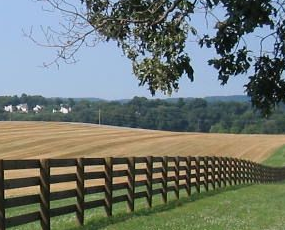
#> input picture ex3/fence_cropped.png, 285 x 230 px
$ jupyter execute ex3.ipynb   (shell and % lines are left out)
#> lines starting #> are read from the running program, lines starting #| are printed output that depends on the picture; after the words box and inside, x2 and y2 are one past the last pixel; in counts of white or black regions, pixels touching at a corner belong together
Übung 3
------------

[cell 1]
import matplotlib.pyplot as plt
import numpy as np
import numpy.linalg as linalg
import cv2

**Helper Functions**

[cell 2]
def add_noise(image, sigma):
    mean = 0
    gauss = np.random.normal(mean,sigma, image.shape)
    noisy = image + gauss
    noisy = np.clip(noisy, 0, 255)
    noisy = noisy.astype(np.uint16)
    return noisy

""" kwargs are passed through to plt.imshow()"""
def show_imgs(imgs, captions=None, **kwargs):
    n_imgs = len(imgs)
    if not captions:
        captions = ["" for _ in range(n_imgs)]
    assert n_imgs == len(captions), "imgs and captions have different lengths!"
    fig, axes = plt.subplots(1, n_imgs)
    fig.set_size_inches(8 * n_imgs, 10.5)
    axes = np.array(axes).reshape(-1) #subplots(...) doesn't return a list if n_imgs==1
    for idx, ax in enumerate(axes):
        img = imgs[idx]
        is_gray = len(img.shape) == 2 and not 'cmap' in kwargs
        if is_gray:
            kwargs['cmap']='gray'
        ax.imshow(imgs[idx], **kwargs)
        ax.set_title(captions[idx])
        ax.axis('off')
    fig.tight_layout()

[cell 3]
# prepare images
# filename = "fence.png"
filename = "fence_cropped.png"# use a cropped image to reduce computation time
img = cv2.imread(filename)
#> img is the input picture: shape (230, 285, 3); mean B, G, R 112.5, 119.1, 111.2
resolution = np.array(img.shape[:2])
#> resolution = [230, 285]
img = cv2.cvtColor(img, cv2.COLOR_BGR2RGB)
img_gray = cv2.cvtColor(img, cv2.COLOR_BGR2GRAY)
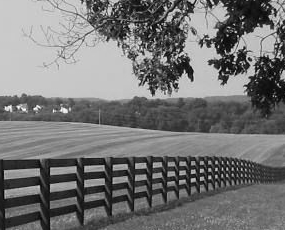
#> img_gray: shape (230, 285); min 1, max 255, mean 116.3
show_imgs(
    [img, img_gray],
    ['colored', 'gray']
)
#> in show_imgs, `n_imgs = len(imgs)`: n_imgs = 2
#> the loop in show_imgs, `for idx, ax in enumerate(axes):` made 2 passes
#> is_gray on passes 1 to 2: False, True
#> after the loop in show_imgs, `for idx, ax in enumerate(axes):`: kwargs = {'cmap': 'gray'}

### 3.1 Median-Filter (10 Punkte)
Der Median-Filter ist ein einfacher nichtlinearer Filter, der sich gut eignet, um bestimmte Arten von
Bildrauschen zuentfernen.

* Implementiere einen Median-Filter, ohne medianBlur zu verwenden.

[cell 4]
median_2d_vectorized = np.vectorize(np.median, signature='(n,m)->()')
def median_filter(in_img, k_size):
#> called with k_size = 5
    assert len(in_img.shape) == 2, "img must be 2D"
    out_shape = np.array(in_img.shape) - [k_size, k_size] + [1, 1]
#> out_shape = [226, 281]
    neighborhoods = np.array([[
        in_img[row:row+k_size, col:col+k_size]
        for col in range(out_shape[1]) ]
        for row in range(out_shape[0])])
    out_img = median_2d_vectorized(neighborhoods)
    return out_img

* Wende den Median-Filter auf ein Graustufenbild an.

[cell 5]
img_gray_noisy = add_noise(img_gray, 80)
img_gray_filtered_5 = median_filter(img_gray_noisy, 5)
img_gray_filtered_20 = median_filter(img_gray_noisy, 20)
#> call 2 of median_filter, with k_size = 20
#> in median_filter (call 2), `out_img = median_2d_vectorized(neighborhoods)`:
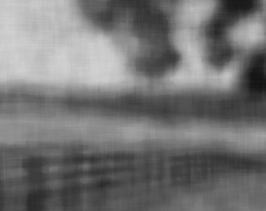
#> out_img: shape (211, 266) float64; min 19, max 210.5, mean 116.2
show_imgs(
    [img_gray_noisy, img_gray_filtered_5, img_gray_filtered_20],
    ["noisy", "filtered(k_size=5)", "filtered(k_size=20)"])
#> the loop in show_imgs (call 2), `for idx, ax in enumerate(axes):` made 3 passes

* Wende den Median-Filter auf die einzelnen Kanäle eines Farbbilds an

[cell 6]
kernel_size = 5
img_noisy = add_noise(img, 30)
r_channel = img_noisy[:,:,0]
g_channel = img_noisy[:,:,1]
b_channel = img_noisy[:,:,2]
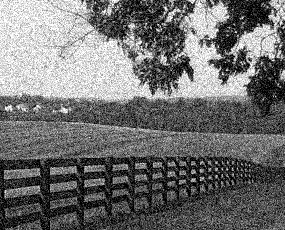
#> b_channel: shape (230, 285) uint16; min 0, max 255, mean 112.4
channels = [r_channel, g_channel, b_channel]
filtered_resolution = resolution - [kernel_size, kernel_size] + [1, 1]
#> filtered_resolution = [226, 281]
channelwise_median = np.zeros([*filtered_resolution, 3], dtype=np.uint16)
for idx, ch in enumerate(channels):
    channelwise_median[:,:,idx] = median_filter(ch, kernel_size)
#> this loop made 3 passes
#> pass 1, in median_filter (call 3), `out_img = median_2d_vectorized(neighborhoods)`:
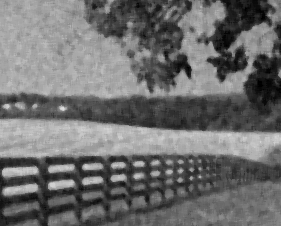
#> out_img: shape (226, 281) float64; min 0, max 223, mean 110.5
#> after the loop:
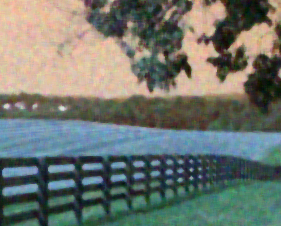
#> channelwise_median: shape (226, 281, 3) uint16; mean of channels 0, 1, 2 110.5, 118.3, 111.9; drawn as B, G, R
show_imgs([img, img_noisy], ['original', 'noisy'])
show_imgs([channelwise_median], ['channelwise_median'])
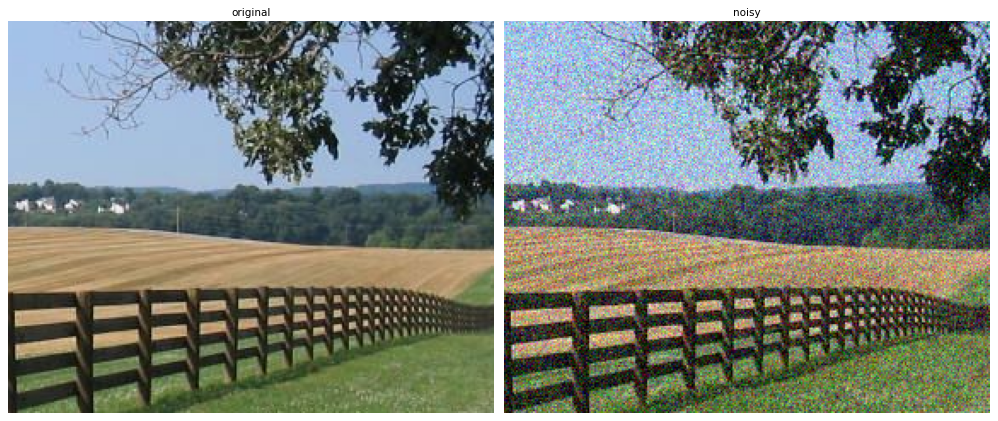
#> figure drawn by matplotlib, 2 panels

* Wie kann man ungewollte Farbverschiebungen vermeiden?

Nur ganze Pixel aus dem Bild nehmen, nicht "mischen".
Problem: Median eines Vektors $[r, g, b]^T$
Siehe [Wikipedia](https://de.wikipedia.org/wiki/Vektor-Medianfilter)
**TODO: implementieren**

* Für welche Arten von Rauschen eignet sich der Median-Filter gut, für welche nicht?

**TODO**

### 3.2 Hough-Transformation (10 Punkte)
Die Hough-Transformation kann für das Finden von Linien in Bildern verwendet werden.
In dieser Aufgabe sollst du die Hough-Transformation implementieren ohne die Funktionen HoughLines
oder HoughLinesP zu verwenden.

* Erzeuge ein Kantenbild. Verwende dazu einen Filter deiner Wahl. Begründe die Wahl des Kantendetektors.

[cell 7]
edges = cv2.Canny(img_gray, 100, 200)
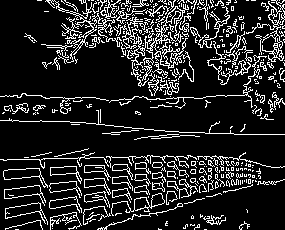
#> edges: shape (230, 285); 15% white in thin lines or dots
show_imgs([img_gray, edges], ['original', 'edges'])

* Transformiere das Kantenbild in den Hough-Raum und zeige diesen in einer geeigneten Color Map
an.

[Erklärung + Beispielcode](https://alyssaq.github.io/2014/understanding-hough-transform/)

[cell 8]
os       = np.deg2rad(np.arange(-90, 90))
def hough_transform(img):
    sin_o    = np.sin(os)
    cos_o    = np.cos(os)
    max_dist = np.ceil(linalg.norm(img.shape)).astype(np.uint64)
#> max_dist = 367
    accumulator = np.zeros([int(2*max_dist), len(os)])
    points   = list(zip(*np.nonzero(img)))
#> points = 9849 pairs, first value 0 to 229, second value 0 to 284
    for x, y in points:
        for o_idx, o in enumerate(os):
            sinx, cosx = sin_o[o_idx], cos_o[o_idx]
            dist = x * cosx + y * sinx
            accumulator[int(round(dist+max_dist)), o_idx] += 1
#> this loop made 9849 passes
#> y on passes 1 to 3: 37, 38, 39
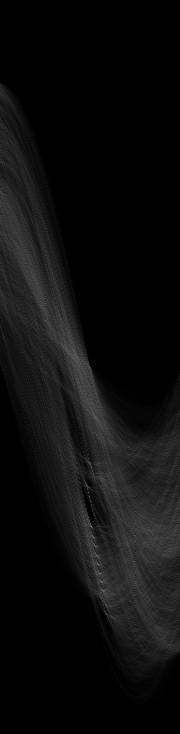
#> accumulator: shape (734, 180) float64; min 0, max 149, mean 13.4
    return accumulator

[cell 9]
hough = hough_transform(edges)
show_imgs([hough], ["hough"], cmap='magma')

*  Finde die markantesten Linien und zeichne diese in das Originalbild ein.

[cell 10]
inf = 1000
hough_thr = hough > 100
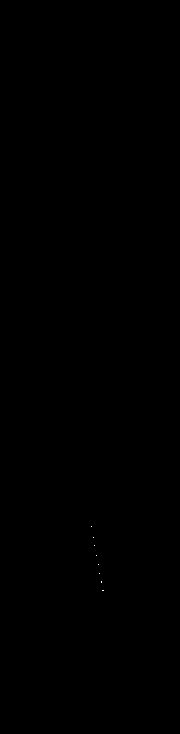
#> hough_thr: shape (734, 180) bool; 0.01% white in thin lines or dots, all inside (x1, y1, x2, y2) = (91, 526, 104, 591)
dists_, o_idxs = np.nonzero(hough_thr)
#> dists_ = [526, 537, 545, 555, 564, 573, 581, 582, 590, 590]; o_idxs = [91, 93, 94, 96, 98, 99, 101, 101, 102, 103]
max_dist = np.ceil(linalg.norm(img.shape)).astype(np.uint64)
#> max_dist = 367
img_hough_line = img.copy()
for dist_, o_idx in zip(dists_, o_idxs):
    rho = dist_ - max_dist
    theta = os[o_idx]
    cos_o = np.cos(theta)
    sin_o = np.sin(theta)
    x0 = sin_o*rho
    y0 = cos_o*rho
    x1 = int(x0 + inf*(cos_o))
    y1 = int(y0 + inf*(-sin_o))
    x2 = int(x0 - inf*(cos_o))
    y2 = int(y0 - inf*(-sin_o))
    cv2.line(img_hough_line,(x1,y1),(x2,y2),(255, 0, 0),1)
#> this loop made 10 passes
#> (dist_, o_idx, rho, theta, cos_o, sin_o, x0, y0) on passes 1 to 10: (526, 91, 159, 0.0175, 1, 0.0175, 2.77, 159), (537, 93, 170, 0.0524, 0.999, 0.0523, 8.9, 169.8), (545, 94, 178, 0.0698, 0.998, 0.0698, 12.42, 177.6), (555, 96, 188, 0.105, 0.995, 0.105, 19.65, 187), (564, 98, 197, 0.14, 0.99, 0.139, 27.42, 195.1), (573, 99, 206, 0.157, 0.988, 0.156, 32.23, 203.5), (581, 101, 214, 0.192, 0.982, 0.191, 40.83, 210.1), (582, 101, 215, 0.192, 0.982, 0.191, 41.02, 211), (590, 102, 223, 0.209, 0.978, 0.208, 46.36, 218.1), (590, 103, 223, 0.227, 0.974, 0.225, 50.16, 217.3)
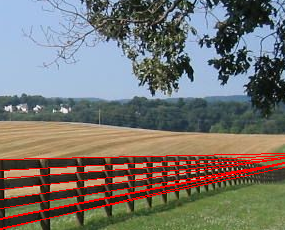
#> img_hough_line: shape (230, 285, 3); mean R, G, B 117.8, 115.4, 109.7

show_imgs([img_hough_line], ['img with stronges hough edges'])
